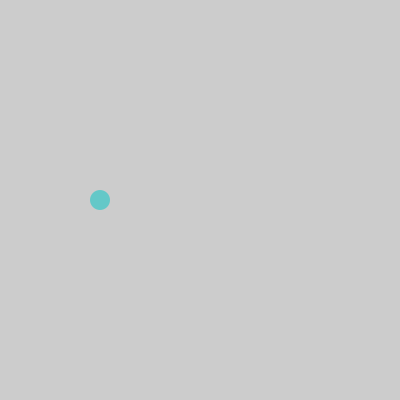
Frame 1 (no input)
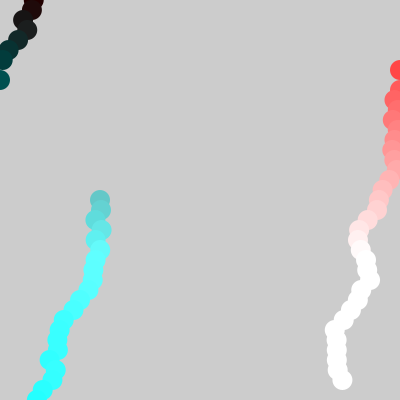
Frame 60 (the mouse pressed at the canvas centre just before this capture)
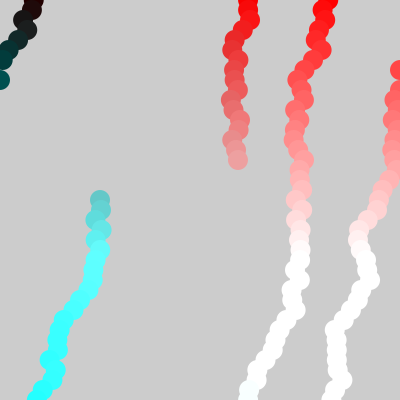
Frame 120 (the mouse held since frame 60 and released just before this capture)

The Processing sketch that drew these frames (run headless with seeded random() and noise(); from frame 60 on, the mouse is pressed at the canvas centre):

// Processing sketch: processing_85917
// ── processing_85917.pde

float x = width;
float y = 200;
void setup() {
  size(400, 400);
  noStroke();
}
void draw() {
  fill (x, y, y);;
  ellipse(x, y, 20, 20);
  x += random(-10, 7);
  y+=10;
  if (x>width) {
    x=0;
  }
  if (x<0) {
    x = width;
  }
  if (y>height) {
    y=0;
  }
  if (y<0)
  y=height;
}
